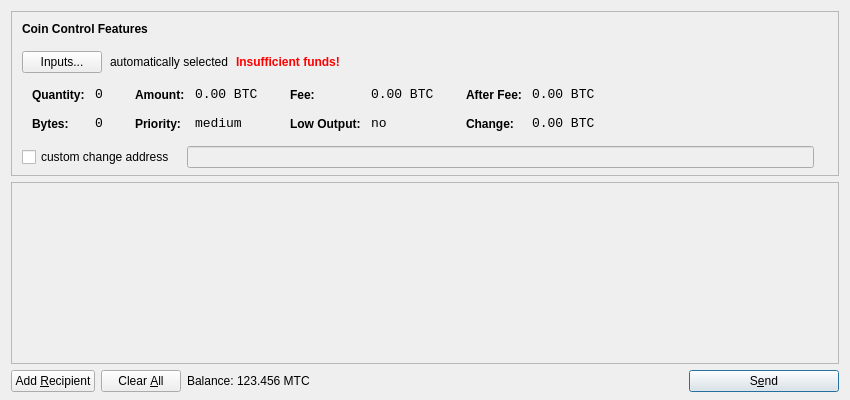
<?xml version="1.0" encoding="UTF-8"?>
<ui version="4.0">
 <class>SendCoinsDialog</class>
 <widget class="QDialog" name="SendCoinsDialog">
  <property name="geometry">
   <rect>
    <x>0</x>
    <y>0</y>
    <width>850</width>
    <height>400</height>
   </rect>
  </property>
  <property name="windowTitle">
   <string>Send Coins</string>
  </property>
  <layout class="QVBoxLayout" name="verticalLayout" stretch="0,1,0">
   <property name="bottomMargin">
    <number>8</number>
   </property>
   <item>
    <widget class="QFrame" name="frameCoinControl">
     <property name="sizePolicy">
      <sizepolicy hsizetype="Expanding" vsizetype="Expanding">
       <horstretch>0</horstretch>
       <verstretch>0</verstretch>
      </sizepolicy>
     </property>
     <property name="maximumSize">
      <size>
       <width>16777215</width>
       <height>16777215</height>
      </size>
     </property>
     <property name="frameShape">
      <enum>QFrame::StyledPanel</enum>
     </property>
     <property name="frameShadow">
      <enum>QFrame::Sunken</enum>
     </property>
     <layout class="QVBoxLayout" name="verticalLayoutCoinControl2">
      <property name="spacing">
       <number>-1</number>
      </property>
      <property name="leftMargin">
       <number>0</number>
      </property>
      <property name="topMargin">
       <number>0</number>
      </property>
      <property name="rightMargin">
       <number>0</number>
      </property>
      <property name="bottomMargin">
       <number>6</number>
      </property>
      <item>
       <layout class="QVBoxLayout" name="verticalLayoutCoinControl" stretch="0,0,0,0,1">
        <property name="spacing">
         <number>0</number>
        </property>
        <property name="leftMargin">
         <number>10</number>
        </property>
        <property name="topMargin">
         <number>10</number>
        </property>
        <item>
         <layout class="QHBoxLayout" name="horizontalLayoutCoinControl1">
          <property name="bottomMargin">
           <number>15</number>
          </property>
          <item>
           <widget class="QLabel" name="labelCoinControlFeatures">
            <property name="sizePolicy">
             <sizepolicy hsizetype="Preferred" vsizetype="Maximum">
              <horstretch>0</horstretch>
              <verstretch>0</verstretch>
             </sizepolicy>
            </property>
            <property name="font">
             <font>
              <weight>75</weight>
              <bold>true</bold>
             </font>
            </property>
            <property name="styleSheet">
             <string notr="true">font-weight:bold;</string>
            </property>
            <property name="text">
             <string>Coin Control Features</string>
            </property>
           </widget>
          </item>
         </layout>
        </item>
        <item>
         <layout class="QHBoxLayout" name="horizontalLayoutCoinControl2" stretch="0,0,0,0">
          <property name="spacing">
           <number>8</number>
          </property>
          <property name="bottomMargin">
           <number>10</number>
          </property>
          <item>
           <widget class="QPushButton" name="pushButtonCoinControl">
            <property name="styleSheet">
             <string notr="true"/>
            </property>
            <property name="text">
             <string>Inputs...</string>
            </property>
           </widget>
          </item>
          <item>
           <widget class="QLabel" name="labelCoinControlAutomaticallySelected">
            <property name="text">
             <string>automatically selected</string>
            </property>
            <property name="margin">
             <number>5</number>
            </property>
           </widget>
          </item>
          <item>
           <widget class="QLabel" name="labelCoinControlInsuffFunds">
            <property name="font">
             <font>
              <weight>75</weight>
              <bold>true</bold>
             </font>
            </property>
            <property name="styleSheet">
             <string notr="true">color:red;font-weight:bold;</string>
            </property>
            <property name="text">
             <string>Insufficient funds!</string>
            </property>
            <property name="margin">
             <number>5</number>
            </property>
           </widget>
          </item>
          <item>
           <spacer name="horizontalSpacerCoinControl">
            <property name="orientation">
             <enum>Qt::Horizontal</enum>
            </property>
            <property name="sizeHint" stdset="0">
             <size>
              <width>40</width>
              <height>1</height>
             </size>
            </property>
           </spacer>
          </item>
         </layout>
        </item>
        <item>
         <widget class="QWidget" name="widgetCoinControl" native="true">
          <property name="sizePolicy">
           <sizepolicy hsizetype="Preferred" vsizetype="Preferred">
            <horstretch>0</horstretch>
            <verstretch>0</verstretch>
           </sizepolicy>
          </property>
          <property name="minimumSize">
           <size>
            <width>0</width>
            <height>0</height>
           </size>
          </property>
          <property name="styleSheet">
           <string notr="true"/>
          </property>
          <layout class="QHBoxLayout" name="horizontalLayoutCoinControl5">
           <property name="margin">
            <number>0</number>
           </property>
           <item>
            <layout class="QHBoxLayout" name="horizontalLayoutCoinControl3" stretch="0,0,0,1">
             <property name="spacing">
              <number>20</number>
             </property>
             <property name="topMargin">
              <number>0</number>
             </property>
             <property name="bottomMargin">
              <number>10</number>
             </property>
             <item>
              <layout class="QFormLayout" name="formLayoutCoinControl1">
               <property name="horizontalSpacing">
                <number>10</number>
               </property>
               <property name="verticalSpacing">
                <number>14</number>
               </property>
               <property name="leftMargin">
                <number>10</number>
               </property>
               <property name="topMargin">
                <number>4</number>
               </property>
               <property name="rightMargin">
                <number>6</number>
               </property>
               <item row="0" column="0">
                <widget class="QLabel" name="labelCoinControlQuantityText">
                 <property name="styleSheet">
                  <string notr="true">font-weight:bold;</string>
                 </property>
                 <property name="text">
                  <string>Quantity:</string>
                 </property>
                 <property name="margin">
                  <number>0</number>
                 </property>
                </widget>
               </item>
               <item row="0" column="1">
                <widget class="QLabel" name="labelCoinControlQuantity">
                 <property name="font">
                  <font>
                   <family>Monospace</family>
                   <pointsize>10</pointsize>
                  </font>
                 </property>
                 <property name="cursor">
                  <cursorShape>IBeamCursor</cursorShape>
                 </property>
                 <property name="contextMenuPolicy">
                  <enum>Qt::ActionsContextMenu</enum>
                 </property>
                 <property name="text">
                  <string notr="true">0</string>
                 </property>
                 <property name="margin">
                  <number>0</number>
                 </property>
                 <property name="textInteractionFlags">
                  <set>Qt::LinksAccessibleByMouse|Qt::TextSelectableByKeyboard|Qt::TextSelectableByMouse</set>
                 </property>
                </widget>
               </item>
               <item row="1" column="0">
                <widget class="QLabel" name="labelCoinControlBytesText">
                 <property name="styleSheet">
                  <string notr="true">font-weight:bold;</string>
                 </property>
                 <property name="text">
                  <string>Bytes:</string>
                 </property>
                </widget>
               </item>
               <item row="1" column="1">
                <widget class="QLabel" name="labelCoinControlBytes">
                 <property name="font">
                  <font>
                   <family>Monospace</family>
                   <pointsize>10</pointsize>
                  </font>
                 </property>
                 <property name="cursor">
                  <cursorShape>IBeamCursor</cursorShape>
                 </property>
                 <property name="contextMenuPolicy">
                  <enum>Qt::ActionsContextMenu</enum>
                 </property>
                 <property name="text">
                  <string notr="true">0</string>
                 </property>
                 <property name="textInteractionFlags">
                  <set>Qt::LinksAccessibleByMouse|Qt::TextSelectableByKeyboard|Qt::TextSelectableByMouse</set>
                 </property>
                </widget>
               </item>
              </layout>
             </item>
             <item>
              <layout class="QFormLayout" name="formLayoutCoinControl2">
               <property name="horizontalSpacing">
                <number>10</number>
               </property>
               <property name="verticalSpacing">
                <number>14</number>
               </property>
               <property name="leftMargin">
                <number>6</number>
               </property>
               <property name="topMargin">
                <number>4</number>
               </property>
               <property name="rightMargin">
                <number>6</number>
               </property>
               <item row="0" column="0">
                <widget class="QLabel" name="labelCoinControlAmountText">
                 <property name="styleSheet">
                  <string notr="true">font-weight:bold;</string>
                 </property>
                 <property name="text">
                  <string>Amount:</string>
                 </property>
                 <property name="margin">
                  <number>0</number>
                 </property>
                </widget>
               </item>
               <item row="0" column="1">
                <widget class="QLabel" name="labelCoinControlAmount">
                 <property name="font">
                  <font>
                   <family>Monospace</family>
                   <pointsize>10</pointsize>
                  </font>
                 </property>
                 <property name="cursor">
                  <cursorShape>IBeamCursor</cursorShape>
                 </property>
                 <property name="contextMenuPolicy">
                  <enum>Qt::ActionsContextMenu</enum>
                 </property>
                 <property name="text">
                  <string notr="true">0.00 BTC</string>
                 </property>
                 <property name="textInteractionFlags">
                  <set>Qt::LinksAccessibleByMouse|Qt::TextSelectableByKeyboard|Qt::TextSelectableByMouse</set>
                 </property>
                </widget>
               </item>
               <item row="1" column="0">
                <widget class="QLabel" name="labelCoinControlPriorityText">
                 <property name="styleSheet">
                  <string notr="true">font-weight:bold;</string>
                 </property>
                 <property name="text">
                  <string>Priority:</string>
                 </property>
                </widget>
               </item>
               <item row="1" column="1">
                <widget class="QLabel" name="labelCoinControlPriority">
                 <property name="font">
                  <font>
                   <family>Monospace</family>
                   <pointsize>10</pointsize>
                  </font>
                 </property>
                 <property name="cursor">
                  <cursorShape>IBeamCursor</cursorShape>
                 </property>
                 <property name="contextMenuPolicy">
                  <enum>Qt::ActionsContextMenu</enum>
                 </property>
                 <property name="text">
                  <string>medium</string>
                 </property>
                 <property name="textInteractionFlags">
                  <set>Qt::LinksAccessibleByMouse|Qt::TextSelectableByKeyboard|Qt::TextSelectableByMouse</set>
                 </property>
                </widget>
               </item>
              </layout>
             </item>
             <item>
              <layout class="QFormLayout" name="formLayoutCoinControl3">
               <property name="horizontalSpacing">
                <number>10</number>
               </property>
               <property name="verticalSpacing">
                <number>14</number>
               </property>
               <property name="leftMargin">
                <number>6</number>
               </property>
               <property name="topMargin">
                <number>4</number>
               </property>
               <property name="rightMargin">
                <number>6</number>
               </property>
               <item row="0" column="0">
                <widget class="QLabel" name="labelCoinControlFeeText">
                 <property name="styleSheet">
                  <string notr="true">font-weight:bold;</string>
                 </property>
                 <property name="text">
                  <string>Fee:</string>
                 </property>
                 <property name="margin">
                  <number>0</number>
                 </property>
                </widget>
               </item>
               <item row="0" column="1">
                <widget class="QLabel" name="labelCoinControlFee">
                 <property name="font">
                  <font>
                   <family>Monospace</family>
                   <pointsize>10</pointsize>
                  </font>
                 </property>
                 <property name="cursor">
                  <cursorShape>IBeamCursor</cursorShape>
                 </property>
                 <property name="contextMenuPolicy">
                  <enum>Qt::ActionsContextMenu</enum>
                 </property>
                 <property name="text">
                  <string notr="true">0.00 BTC</string>
                 </property>
                 <property name="textInteractionFlags">
                  <set>Qt::LinksAccessibleByMouse|Qt::TextSelectableByKeyboard|Qt::TextSelectableByMouse</set>
                 </property>
                </widget>
               </item>
               <item row="1" column="0">
                <widget class="QLabel" name="labelCoinControlLowOutputText">
                 <property name="styleSheet">
                  <string notr="true">font-weight:bold;</string>
                 </property>
                 <property name="text">
                  <string>Low Output:</string>
                 </property>
                </widget>
               </item>
               <item row="1" column="1">
                <widget class="QLabel" name="labelCoinControlLowOutput">
                 <property name="font">
                  <font>
                   <family>Monospace</family>
                   <pointsize>10</pointsize>
                  </font>
                 </property>
                 <property name="cursor">
                  <cursorShape>IBeamCursor</cursorShape>
                 </property>
                 <property name="contextMenuPolicy">
                  <enum>Qt::ActionsContextMenu</enum>
                 </property>
                 <property name="text">
                  <string>no</string>
                 </property>
                 <property name="textInteractionFlags">
                  <set>Qt::LinksAccessibleByMouse|Qt::TextSelectableByKeyboard|Qt::TextSelectableByMouse</set>
                 </property>
                </widget>
               </item>
              </layout>
             </item>
             <item>
              <layout class="QFormLayout" name="formLayoutCoinControl4">
               <property name="horizontalSpacing">
                <number>10</number>
               </property>
               <property name="verticalSpacing">
                <number>14</number>
               </property>
               <property name="leftMargin">
                <number>6</number>
               </property>
               <property name="topMargin">
                <number>4</number>
               </property>
               <property name="rightMargin">
                <number>6</number>
               </property>
               <item row="0" column="0">
                <widget class="QLabel" name="labelCoinControlAfterFeeText">
                 <property name="styleSheet">
                  <string notr="true">font-weight:bold;</string>
                 </property>
                 <property name="text">
                  <string>After Fee:</string>
                 </property>
                 <property name="margin">
                  <number>0</number>
                 </property>
                </widget>
               </item>
               <item row="0" column="1">
                <widget class="QLabel" name="labelCoinControlAfterFee">
                 <property name="font">
                  <font>
                   <family>Monospace</family>
                   <pointsize>10</pointsize>
                  </font>
                 </property>
                 <property name="cursor">
                  <cursorShape>IBeamCursor</cursorShape>
                 </property>
                 <property name="contextMenuPolicy">
                  <enum>Qt::ActionsContextMenu</enum>
                 </property>
                 <property name="text">
                  <string notr="true">0.00 BTC</string>
                 </property>
                 <property name="textInteractionFlags">
                  <set>Qt::LinksAccessibleByMouse|Qt::TextSelectableByKeyboard|Qt::TextSelectableByMouse</set>
                 </property>
                </widget>
               </item>
               <item row="1" column="0">
                <widget class="QLabel" name="labelCoinControlChangeText">
                 <property name="styleSheet">
                  <string notr="true">font-weight:bold;</string>
                 </property>
                 <property name="text">
                  <string>Change:</string>
                 </property>
                </widget>
               </item>
               <item row="1" column="1">
                <widget class="QLabel" name="labelCoinControlChange">
                 <property name="font">
                  <font>
                   <family>Monospace</family>
                   <pointsize>10</pointsize>
                  </font>
                 </property>
                 <property name="cursor">
                  <cursorShape>IBeamCursor</cursorShape>
                 </property>
                 <property name="contextMenuPolicy">
                  <enum>Qt::ActionsContextMenu</enum>
                 </property>
                 <property name="text">
                  <string notr="true">0.00 BTC</string>
                 </property>
                 <property name="textInteractionFlags">
                  <set>Qt::LinksAccessibleByMouse|Qt::TextSelectableByKeyboard|Qt::TextSelectableByMouse</set>
                 </property>
                </widget>
               </item>
              </layout>
             </item>
            </layout>
           </item>
          </layout>
         </widget>
        </item>
        <item>
         <layout class="QHBoxLayout" name="horizontalLayoutCoinControl4" stretch="0,0,0">
          <property name="spacing">
           <number>12</number>
          </property>
          <property name="sizeConstraint">
           <enum>QLayout::SetDefaultConstraint</enum>
          </property>
          <property name="topMargin">
           <number>5</number>
          </property>
          <property name="rightMargin">
           <number>5</number>
          </property>
          <item>
           <widget class="QCheckBox" name="checkBoxCoinControlChange">
            <property name="text">
             <string>custom change address</string>
            </property>
           </widget>
          </item>
          <item>
           <widget class="QLineEdit" name="lineEditCoinControlChange">
            <property name="enabled">
             <bool>false</bool>
            </property>
            <property name="sizePolicy">
             <sizepolicy hsizetype="Expanding" vsizetype="Fixed">
              <horstretch>0</horstretch>
              <verstretch>0</verstretch>
             </sizepolicy>
            </property>
           </widget>
          </item>
          <item>
           <widget class="QLabel" name="labelCoinControlChangeLabel">
            <property name="sizePolicy">
             <sizepolicy hsizetype="Preferred" vsizetype="Expanding">
              <horstretch>0</horstretch>
              <verstretch>0</verstretch>
             </sizepolicy>
            </property>
            <property name="minimumSize">
             <size>
              <width>0</width>
              <height>0</height>
             </size>
            </property>
            <property name="text">
             <string/>
            </property>
            <property name="margin">
             <number>3</number>
            </property>
           </widget>
          </item>
         </layout>
        </item>
        <item>
         <spacer name="verticalSpacerCoinControl">
          <property name="orientation">
           <enum>Qt::Vertical</enum>
          </property>
          <property name="sizeHint" stdset="0">
           <size>
            <width>800</width>
            <height>1</height>
           </size>
          </property>
         </spacer>
        </item>
       </layout>
      </item>
     </layout>
    </widget>
   </item>
   <item>
    <widget class="QScrollArea" name="scrollArea">
     <property name="widgetResizable">
      <bool>true</bool>
     </property>
     <widget class="QWidget" name="scrollAreaWidgetContents">
      <property name="geometry">
       <rect>
        <x>0</x>
        <y>0</y>
        <width>830</width>
        <height>165</height>
       </rect>
      </property>
      <layout class="QVBoxLayout" name="verticalLayout_2">
       <property name="margin">
        <number>0</number>
       </property>
       <item>
        <layout class="QVBoxLayout" name="entries">
         <property name="spacing">
          <number>6</number>
         </property>
        </layout>
       </item>
       <item>
        <spacer name="verticalSpacer">
         <property name="orientation">
          <enum>Qt::Vertical</enum>
         </property>
         <property name="sizeHint" stdset="0">
          <size>
           <width>20</width>
           <height>40</height>
          </size>
         </property>
        </spacer>
       </item>
      </layout>
     </widget>
    </widget>
   </item>
   <item>
    <layout class="QHBoxLayout" name="horizontalLayout">
     <item>
      <widget class="QPushButton" name="addButton">
       <property name="toolTip">
        <string>Send to multiple recipients at once</string>
       </property>
       <property name="text">
        <string>Add &amp;Recipient</string>
       </property>
       <property name="icon">
        <iconset resource="../bitcoin.qrc">
         <normaloff>:/icons/add</normaloff>:/icons/add</iconset>
       </property>
       <property name="autoDefault">
        <bool>false</bool>
       </property>
      </widget>
     </item>
     <item>
      <widget class="QPushButton" name="clearButton">
       <property name="sizePolicy">
        <sizepolicy hsizetype="Minimum" vsizetype="Fixed">
         <horstretch>0</horstretch>
         <verstretch>0</verstretch>
        </sizepolicy>
       </property>
       <property name="toolTip">
        <string>Remove all transaction fields</string>
       </property>
       <property name="text">
        <string>Clear &amp;All</string>
       </property>
       <property name="icon">
        <iconset resource="../bitcoin.qrc">
         <normaloff>:/icons/remove</normaloff>:/icons/remove</iconset>
       </property>
       <property name="autoRepeatDelay">
        <number>300</number>
       </property>
       <property name="autoDefault">
        <bool>false</bool>
       </property>
      </widget>
     </item>
     <item>
      <layout class="QHBoxLayout" name="horizontalLayout_2">
       <property name="spacing">
        <number>3</number>
       </property>
       <item>
        <widget class="QLabel" name="label">
         <property name="text">
          <string>Balance:</string>
         </property>
        </widget>
       </item>
       <item>
        <widget class="QLabel" name="labelBalance">
         <property name="cursor">
          <cursorShape>IBeamCursor</cursorShape>
         </property>
         <property name="text">
          <string>123.456 MTC</string>
         </property>
         <property name="textInteractionFlags">
          <set>Qt::LinksAccessibleByMouse|Qt::TextSelectableByKeyboard|Qt::TextSelectableByMouse</set>
         </property>
        </widget>
       </item>
      </layout>
     </item>
     <item>
      <spacer name="horizontalSpacer">
       <property name="orientation">
        <enum>Qt::Horizontal</enum>
       </property>
       <property name="sizeHint" stdset="0">
        <size>
         <width>40</width>
         <height>20</height>
        </size>
       </property>
      </spacer>
     </item>
     <item>
      <widget class="QPushButton" name="sendButton">
       <property name="minimumSize">
        <size>
         <width>150</width>
         <height>0</height>
        </size>
       </property>
       <property name="toolTip">
        <string>Confirm the send action</string>
       </property>
       <property name="text">
        <string>S&amp;end</string>
       </property>
       <property name="icon">
        <iconset resource="../bitcoin.qrc">
         <normaloff>:/icons/send</normaloff>:/icons/send</iconset>
       </property>
       <property name="default">
        <bool>true</bool>
       </property>
      </widget>
     </item>
    </layout>
   </item>
  </layout>
 </widget>
 <resources>
  <include location="../bitcoin.qrc"/>
 </resources>
 <connections/>
</ui>
